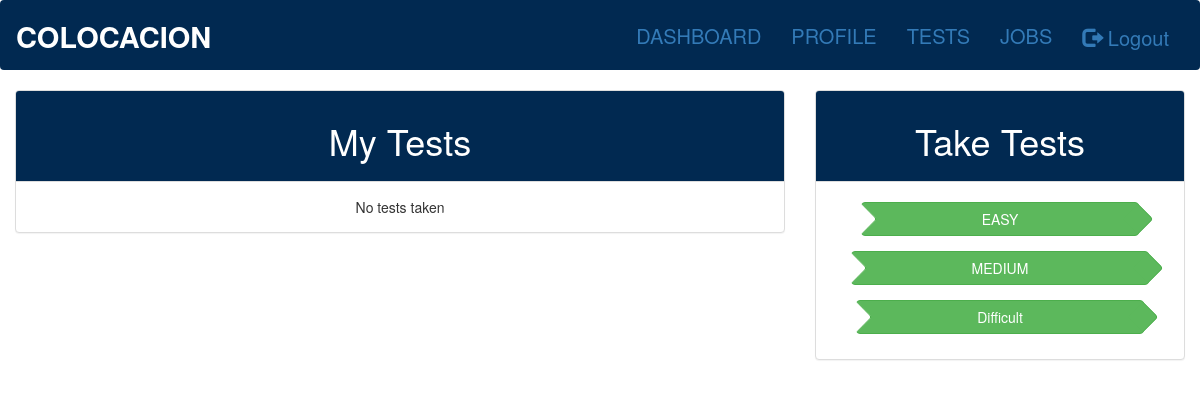
Before: /users/tests/ (signed in) with the older database file.
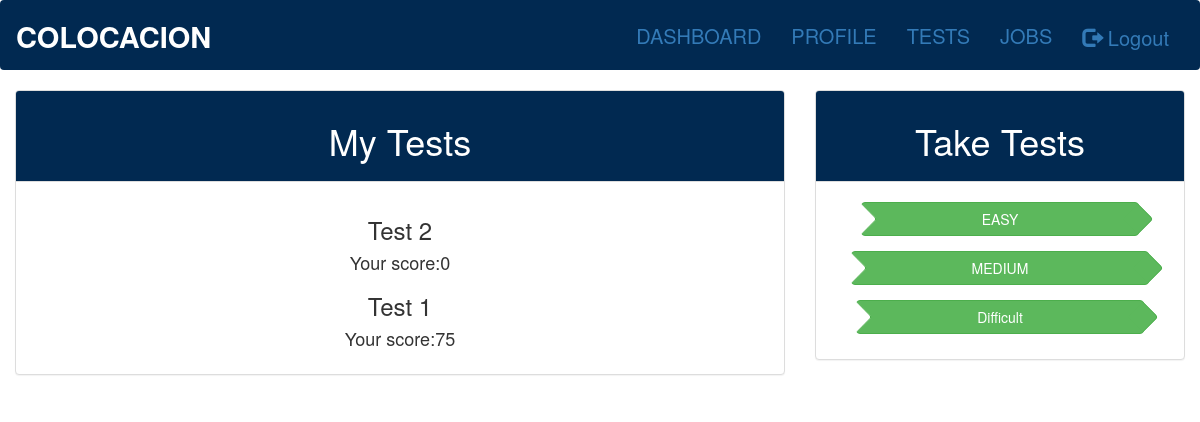
After: the same page with the newer database file.
### users/models.py (models this page shows)
class TestsTaken(models.Model):
	email = models.ForeignKey(UserDetails, on_delete=models.CASCADE)
	test_id = models.ForeignKey(Tests, on_delete=models.CASCADE)
	marks_obtained = models.IntegerField(default=0)

class Tests(models.Model):
	LEVELS=(
		('easy','easy'),
		('medium','medium'),
		('difficult','difficult'),
		)
	test_id = models.AutoField(primary_key=True)
	title = models.CharField(max_length=300, blank=False)
	level = models.CharField(max_length=10,choices=LEVELS)
	total_marks = models.IntegerField()
	def __str__(self):
		return self.title

### users/views.py (the view)
def tests(request):
	if 'email' in request.session:
		if TestsTaken.objects.filter(email=request.session['email']).exists():
			teststaken = TestsTaken.objects.filter(email=request.session['email'])
			return render(request, 'users/tests.html', {'tests':teststaken})
		else:
			return render(request, 'users/tests.html',{'message':"No tests taken"})
	else:
		return redirect('/accounts/login')

### users/templates/users/tests.html
{% extends 'users/base.html' %}
{% block content %}
<div id="pricing" class="container-fluid">
  <div class="row slideanim">
    <div class="col-sm-8 col-xs-10">
      <div class="panel panel-default text-center">
        <div class="panel-heading" style="background-color:#012951;color:white">
          <h1>My Tests</h1>
        </div>
        <div class="panel-body">
            {{message}}
            {% for test in tests %}
          <h3 for="test{{ forloop.counter }}">{{ test.test_id }}</h3>
          <h4>Your score:{{ test.marks_obtained }}</h4>
          {% endfor %}
        </div>
      </div>
    </div>
    <div class="col-sm-4 col-xs-2">
      <div class="panel panel-default text-center">
        <div class="panel-heading" style="background-color:#012951;color:white">
          <h1>Take Tests</h1>
        </div>
        <div class="panel-body">
          <button type="button" class="btn btn-success btn-arrow-right" onclick="location.href='{% url 'users:taketests' tlevel='easy' %}'">EASY</button>
		      <button type="button" class="btn btn-success btn-arrow-right" onclick="location.href='{% url 'users:taketests' tlevel='medium' %}'">MEDIUM</button>
					<button type="button" class="btn btn-success btn-arrow-right" onclick="location.href='{% url 'users:taketests' tlevel='difficult' %}'">Difficult</button>
        </div>
      </div>
    </div>
  </div>
</div>
{% endblock %}

Changed rows visible on the page:
added TestsTaken: test_id "Test 2", marks_obtained "0"
added TestsTaken: test_id "Test 1", marks_obtained "75"
Other visible differences:
{{ message }}: "No tests taken" → (not shown)
